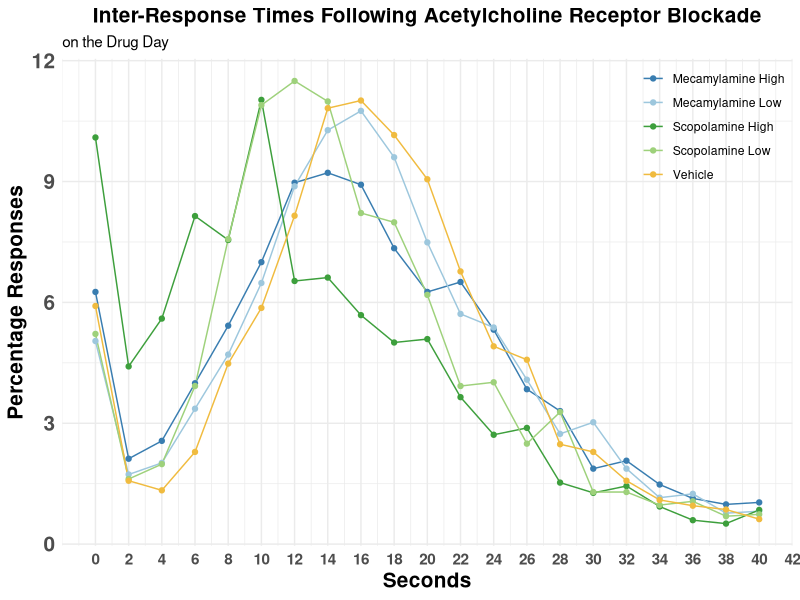
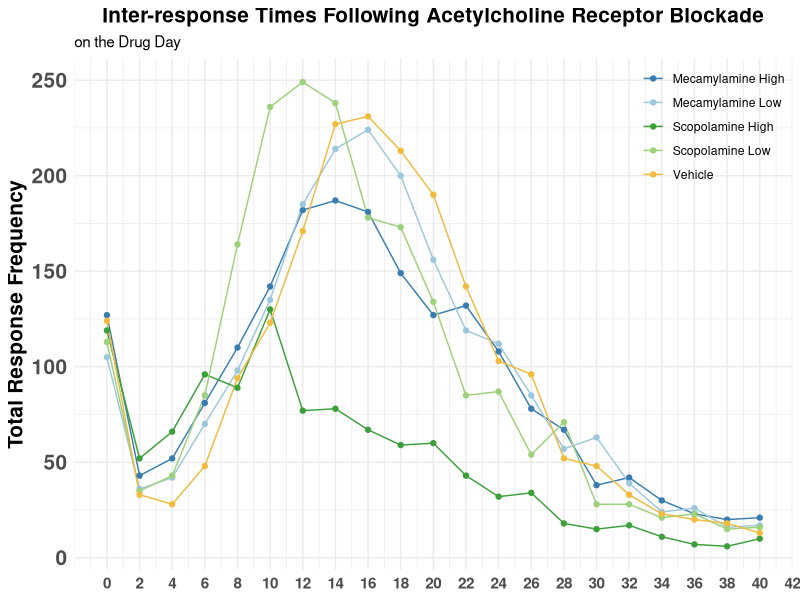
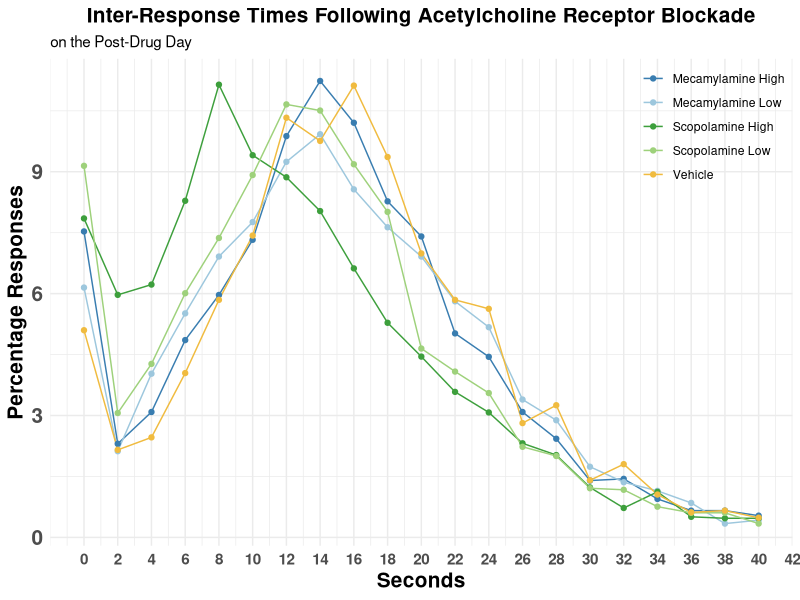
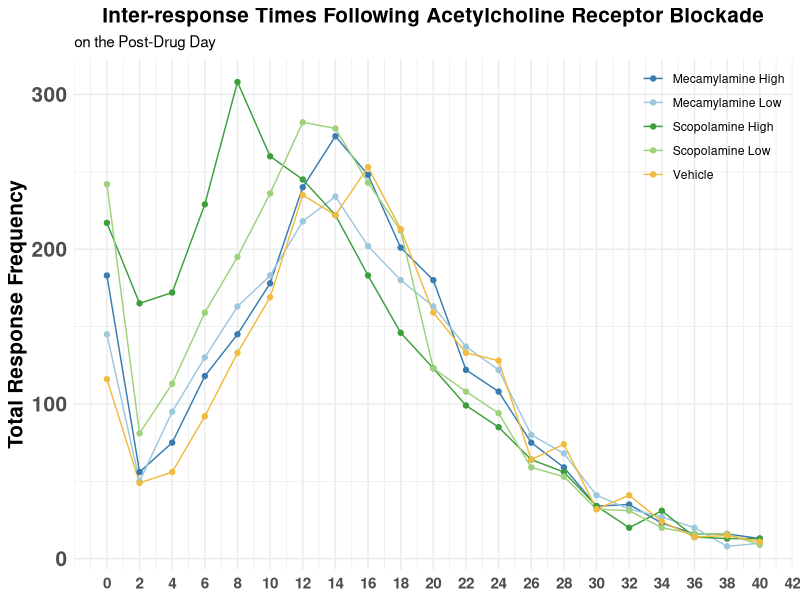
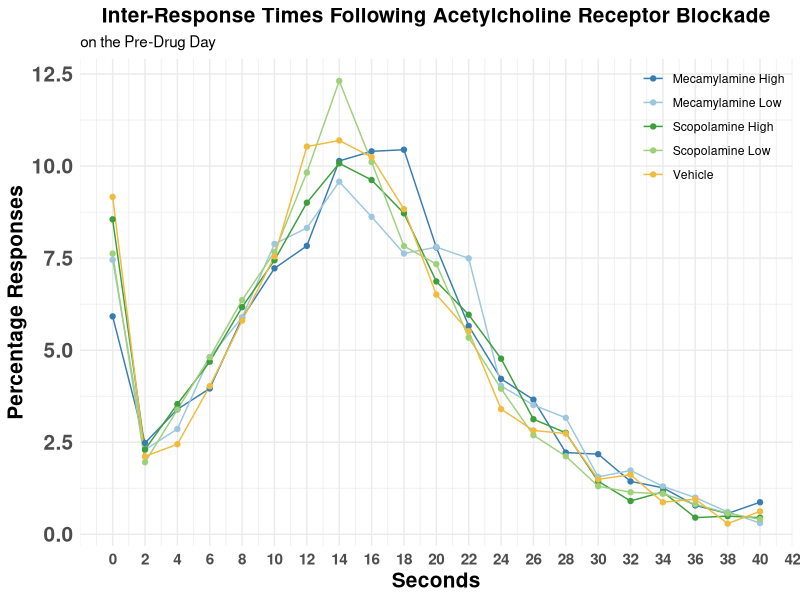
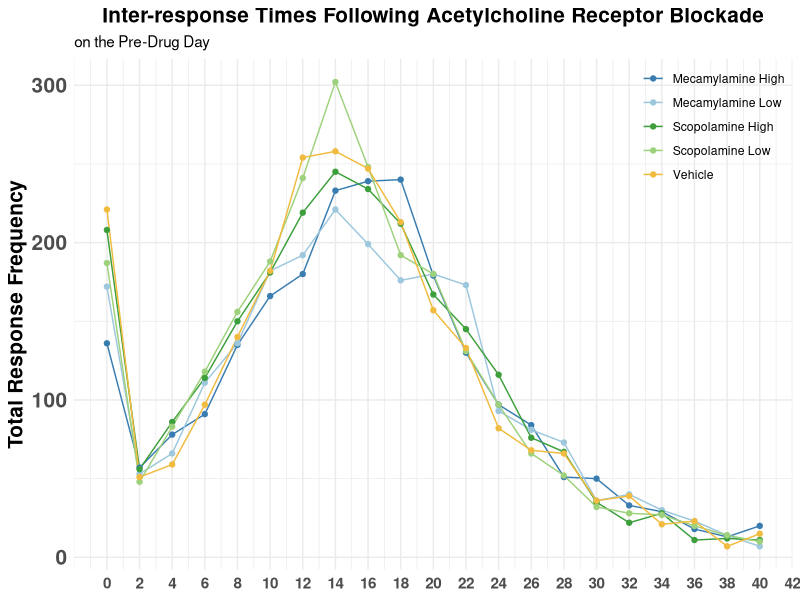

Generate these figures, in order, with R:
## ---- chunk 1
library(readxl)
library(tidyverse)

IM_DD1_ArrayC_clean <- read_excel("data/fyp/IRT/IM_DD1_ArrayC_clean.xlsx")
IM_DD2_ArrayC_clean <- read_excel("data/fyp/IRT/IM_DD2_ArrayC_clean.xlsx")
IM_DD3_ArrayC_clean <- read_excel("data/fyp/IRT/IM_DD3_ArrayC_clean.xlsx")
IM_DD4_ArrayC_clean <- read_excel("data/fyp/IRT/IM_DD4_ArrayC_clean.xlsx")
IM_DD5_ArrayC_clean <- read_excel("data/fyp/IRT/IM_DD5_ArrayC_clean.xlsx")
## ---- chunk 2
# combine Carray data from all five days
IM_Carray_all_clean <- bind_rows(IM_DD1_ArrayC_clean, IM_DD2_ArrayC_clean, IM_DD3_ArrayC_clean, IM_DD4_ArrayC_clean, IM_DD5_ArrayC_clean)

# check the dataset to make sure there's no wierd rows
table(IM_Carray_all_clean$Subject)
IM_Carray_all_clean %>%
  count(Carray == 0)

# all looks good! Now change the column name to something more intuitive
IM_Carray_all_clean <- IM_Carray_all_clean %>%
  rename(
    Day = Experiment
  )
## ---- chunk 3
IM_Carray_all_clean$Drug <- ifelse(IM_Carray_all_clean$Drug %in% c("M_HI", "MEC_HI", "MEC-HI"), "M_HIGH", IM_Carray_all_clean$Drug)
IM_Carray_all_clean$Drug <- ifelse(IM_Carray_all_clean$Drug %in% c("M_LO", "MEC_LO", "MEC-LO", "MEC-LOW"), "M_LOW", IM_Carray_all_clean$Drug)
IM_Carray_all_clean$Drug <- ifelse(IM_Carray_all_clean$Drug %in% c("S_HI", "SCOP_HI", "SCOP-HI"), "S_HIGH", IM_Carray_all_clean$Drug)
IM_Carray_all_clean$Drug <- ifelse(IM_Carray_all_clean$Drug %in% c("S_LO", "SCOP_LO", "SCOP-LOW", "SCP-LOW", "SCOP-LO"), "S_LOW", IM_Carray_all_clean$Drug)

# exclude IM10, who had some brain damage per histology
IM_Carray_all_clean <- IM_Carray_all_clean %>%
  filter(Subject != "IM10")

# check
table(IM_Carray_all_clean$Drug)
## ---- chunk 4
# Separate the 'Carray' column into 'Time' and 'Event.'
IM_Carray_all_clean <- IM_Carray_all_clean %>%
  separate(Carray, into = c("Time", "Event"), sep = "\\.")

IM_Carray_all_clean$Time <- as.numeric(IM_Carray_all_clean$Time)
IM_Carray_all_clean$Time <- IM_Carray_all_clean$Time / 100

# check again, there should be no 4 in the Event row
table(IM_Carray_all_clean$Event)
# looks good!

# now export the dataset for future use
write_rds(IM_Carray_all_clean, "data/fyp/IM_Carray_all_clean.rds")

# most importantly! We need to filter out all rows that are not lever presses! Forgetting to do so before caused me to plot the wrong plot! Because I treated all events as lever presses!
IM_Carray_all_clean <- IM_Carray_all_clean %>%
  filter(Event == 1)
## ---- chunk 5
#calculate the inter-response time
IM_Carray_all_clean <- IM_Carray_all_clean %>%
  group_by(Subject, Day) %>%
  mutate(Interval = c(0, diff(Time))) %>%
  ungroup()

# check if there is any weird data points 
IM_Carray_all_clean %>%
  filter(Interval < 0) %>%
  count()
# looks good! no negative intervals!
IM_Carray_all_clean %>%
  filter(Interval == 0) %>%
  count()
# a lot of 0s, but I guess it makes sense that sometimes rats press levers a few times in a row

# examines intervals descriptively
interval_count <- IM_Carray_all_clean %>%
  group_by(Drug) %>%
  mutate(Interval = round(Interval)) %>%
  count(Interval)
## ---- chunk 6
# Create bins for intervals with a width of 2
IM_Carray_all_clean <- IM_Carray_all_clean %>%
  mutate(IntervalBin = floor(Interval / 2) * 2)  # Creates bins of width 2

# Calculate frequency of intervals within each bin and drug condition
bins <- IM_Carray_all_clean %>%
  group_by(Drug, IntervalBin) %>%
  summarise(Frequency = n(), .groups = "drop")

# calculate percentage
bins <- bins %>%
  group_by(Drug) %>%
  mutate(Percentage = Frequency / sum(Frequency) * 100)  # Calculate percentage
## ---- chunk 7
# Create the percentage plot
bins %>%
  filter(IntervalBin <= 40) %>%
ggplot(aes(x = IntervalBin, y = Percentage, color = Drug, group = Drug)) +
  geom_line() +  # Add lines to the plot
  geom_point() +  # Optionally add points to show the frequency at each bin
  labs(
    title = "Inter-Response Times Following Acetylcholine Receptor Blockade",
    subtitle = "on the Drug Day",
    x = "Seconds",
    y = "Percentage Responses",
    color = NULL
  ) +
  scale_color_manual(
    values = c("M_HIGH" = "#397DB0", "M_LOW" = "#9DC7DD", "VEH" = "#f0bb3f", 
               "S_LOW" = "#9ED17B", "S_HIGH" = "#3D9F3C"),  # Custom colors
    labels = c("M_HIGH" = "Mecamylamine High", 
               "M_LOW" = "Mecamylamine Low", 
               "VEH" = "Vehicle", 
               "S_LOW" = "Scopolamine Low", 
               "S_HIGH" = "Scopolamine High")
  ) +
  theme_minimal() +
  scale_x_continuous(breaks = seq(min(bins$IntervalBin), max(bins$IntervalBin), by = 2)) +  # Set x-axis breaks at intervals of 2
  theme(
    legend.position = c(1, 1),  # Position the legend at the top-right corner
    legend.justification = c(1, 1),  # Align the legend to the top-right corner
    axis.text.x = element_text(size = 11, face = "bold"), 
    axis.text.y = element_text(size = 15, face = "bold"),  
    axis.title.x = element_text(face = "bold", size = 15), 
    axis.title.y = element_text(face = "bold", size = 15), 
    plot.title = element_text(hjust = 0.5, size = 15, face = "bold")
  )

# Create the Frequency plot
bins %>%
  filter(IntervalBin <= 40) %>%
ggplot(aes(x = IntervalBin, y = Frequency, color = Drug, group = Drug)) +
  geom_line() +  # Add lines to the plot
  geom_point() +  # Optionally add points to show the frequency at each bin
  labs(
    title = "Inter-response Times Following Acetylcholine Receptor Blockade",
    subtitle = "on the Drug Day",
    x = NULL,
    y = "Total Response Frequency",
    color = NULL
  ) +
  scale_color_manual(
    values = c("M_HIGH" = "#397DB0", "M_LOW" = "#9DC7DD", "VEH" = "#f0bb3f", 
               "S_LOW" = "#9ED17B", "S_HIGH" = "#3D9F3C"),  # Custom colors
    labels = c("M_HIGH" = "Mecamylamine High", 
               "M_LOW" = "Mecamylamine Low", 
               "VEH" = "Vehicle", 
               "S_LOW" = "Scopolamine Low", 
               "S_HIGH" = "Scopolamine High")
  ) +
  theme_minimal() +
  scale_x_continuous(breaks = seq(min(bins$IntervalBin), max(bins$IntervalBin), by = 2)) +  # Set x-axis breaks at intervals of 2
  theme(
    legend.position = c(1, 1),  # Position the legend at the top-right corner
    legend.justification = c(1, 1),  # Align the legend to the top-right corner
    axis.text.x = element_text(size = 11, face = "bold"), 
    axis.text.y = element_text(size = 15, face = "bold"),  
    axis.title.x = element_text(face = "bold", size = 15), 
    axis.title.y = element_text(face = "bold", size = 15), 
    plot.title = element_text(hjust = 0.5, size = 15, face = "bold")
  )
## ---- chunk 8
IM_postDD1_ArrayC_clean <- read_excel("data/fyp/IRT/post_injection_day/IM_IRTdata_3_21_25_clean.xlsx")
IM_postDD2_ArrayC_clean <- read_excel("data/fyp/IRT/post_injection_day/IM_IRTdata_3_24_25_clean.xlsx")
IM_postDD3_ArrayC_clean <- read_excel("data/fyp/IRT/post_injection_day/IM_IRTdata_3_27_25_clean.xlsx")
IM_postDD4_ArrayC_clean <- read_excel("data/fyp/IRT/post_injection_day/IM_IRTdata_4_02_25_clean.xlsx")
IM_postDD5_ArrayC_clean <- read_excel("data/fyp/IRT/post_injection_day/IM_IRTdata_4_06_25_clean.xlsx")
IM_schedule <- read_excel("data/fyp/IM_DD_Schedule.xlsx", 
    skip = 3, n_max = 12)
## ---- chunk 9
# add a column of day
IM_postDD1_ArrayC_clean <- IM_postDD1_ArrayC_clean %>% mutate(DD = "DD1")
IM_postDD2_ArrayC_clean <- IM_postDD2_ArrayC_clean %>% mutate(DD = "DD2")
IM_postDD3_ArrayC_clean <- IM_postDD3_ArrayC_clean %>% mutate(DD = "DD3")
IM_postDD4_ArrayC_clean <- IM_postDD4_ArrayC_clean %>% mutate(DD = "DD4")
IM_postDD5_ArrayC_clean <- IM_postDD5_ArrayC_clean %>% mutate(DD = "DD5")

# combine Carray data from all five days
IM_postDD_Carray_all_clean <- bind_rows(IM_postDD1_ArrayC_clean, IM_postDD2_ArrayC_clean, IM_postDD3_ArrayC_clean, IM_postDD4_ArrayC_clean, IM_postDD5_ArrayC_clean)

# check the dataset to make sure there's no weird rows
table(IM_postDD_Carray_all_clean$Subject)
IM_postDD_Carray_all_clean %>%
  count(Carray == 0)

# IM_schedule wide to long
IM_schedule <- pivot_longer(
  IM_schedule,
  cols = starts_with("DD"),
  names_to = "DD",
  values_to = "Drug"
)

# change column name Rat to Subject
IM_schedule <- IM_schedule %>%
  rename(
    Subject = Rat
  )

# combine IM_schedule with IM_postDD1_ArrayC_clean
IM_postDD_Carray_all_clean <- left_join(
  IM_postDD_Carray_all_clean %>% select(-Drug),  # Drop Drug from IM_postDD_Carray_all_clean
  IM_schedule,
  by = c("Subject", "DD")
)

# exclude IM10, who had some brain damage per histology
IM_postDD_Carray_all_clean <- IM_postDD_Carray_all_clean %>%
  filter(Subject != "IM10")

# check
table(IM_postDD_Carray_all_clean$Drug)
## ---- chunk 10
# Separate the 'Carray' column into 'Time' and 'Event.'
IM_postDD_Carray_all_clean <- IM_postDD_Carray_all_clean %>%
  separate(Carray, into = c("Time", "Event"), sep = "\\.")

IM_postDD_Carray_all_clean$Time <- as.numeric(IM_postDD_Carray_all_clean$Time)
IM_postDD_Carray_all_clean$Time <- IM_postDD_Carray_all_clean$Time / 100

# check again, there should be no 4 in the Event row
table(IM_postDD_Carray_all_clean$Event)
# looks good!

# now export the dataset for future use
write_rds(IM_postDD_Carray_all_clean, "data/fyp/IM_postDD_Carray_all_clean.rds")

# most importantly! We need to filter out all rows that are not lever presses! Forgetting to do so before caused me to plot the wrong plot! Because I treated all events as lever presses!
IM_postDD_Carray_all_clean <- IM_postDD_Carray_all_clean %>%
  filter(Event == 1)
## ---- chunk 11
#calculate the inter-response time
IM_postDD_Carray_all_clean <- IM_postDD_Carray_all_clean %>%
  group_by(Subject, DD) %>%
  mutate(Interval = c(0, diff(Time))) %>%
  ungroup()

# check if there is any weird data points 
IM_postDD_Carray_all_clean %>%
  filter(Interval < 0) %>%
  count()
# looks good! no negative intervals!
IM_postDD_Carray_all_clean %>%
  filter(Interval == 0) %>%
  count()
# a lot of 0s, but I guess it makes sense that sometimes rats press levers a few times in a row

# examines intervals descriptively
interval_count <- IM_postDD_Carray_all_clean %>%
  group_by(Drug) %>%
  mutate(Interval = round(Interval)) %>%
  count(Interval)
## ---- chunk 12
# Create bins for intervals with a width of 2
IM_postDD_Carray_all_clean <- IM_postDD_Carray_all_clean %>%
  mutate(IntervalBin = floor(Interval / 2) * 2)  # Creates bins of width 2

# Calculate frequency of intervals within each bin and drug condition
bins <- IM_postDD_Carray_all_clean %>%
  group_by(Drug, IntervalBin) %>%
  summarise(Frequency = n(), .groups = "drop")

# calculate percentage
bins <- bins %>%
  group_by(Drug) %>%
  mutate(Percentage = Frequency / sum(Frequency) * 100)  # Calculate percentage
## ---- chunk 13
# Create the percentage plot
bins %>%
  filter(IntervalBin <= 40) %>%
ggplot(aes(x = IntervalBin, y = Percentage, color = Drug, group = Drug)) +
  geom_line() +  # Add lines to the plot
  geom_point() +  # Optionally add points to show the frequency at each bin
  labs(
    title = "Inter-Response Times Following Acetylcholine Receptor Blockade",
    subtitle = "on the Post-Drug Day",
    x = "Seconds",
    y = "Percentage Responses",
    color = NULL
  ) +
  scale_color_manual(
    values = c("M_HIGH" = "#397DB0", "M_LOW" = "#9DC7DD", "VEH" = "#f0bb3f", 
               "S_LOW" = "#9ED17B", "S_HIGH" = "#3D9F3C"),  # Custom colors
    labels = c("M_HIGH" = "Mecamylamine High", 
               "M_LOW" = "Mecamylamine Low", 
               "VEH" = "Vehicle", 
               "S_LOW" = "Scopolamine Low", 
               "S_HIGH" = "Scopolamine High")
  ) +
  theme_minimal() +
  scale_x_continuous(breaks = seq(min(bins$IntervalBin), max(bins$IntervalBin), by = 2)) +  # Set x-axis breaks at intervals of 2
  theme(
    legend.position = c(1, 1),  # Position the legend at the top-right corner
    legend.justification = c(1, 1),  # Align the legend to the top-right corner
    axis.text.x = element_text(size = 11, face = "bold"), 
    axis.text.y = element_text(size = 15, face = "bold"),  
    axis.title.x = element_text(face = "bold", size = 15), 
    axis.title.y = element_text(face = "bold", size = 15), 
    plot.title = element_text(hjust = 0.5, size = 15, face = "bold")
  )

# Create the Frequency plot
bins %>%
  filter(IntervalBin <= 40) %>%
ggplot(aes(x = IntervalBin, y = Frequency, color = Drug, group = Drug)) +
  geom_line() +  # Add lines to the plot
  geom_point() +  # Optionally add points to show the frequency at each bin
  labs(
    title = "Inter-response Times Following Acetylcholine Receptor Blockade",
    subtitle = "on the Post-Drug Day",
    x = NULL,
    y = "Total Response Frequency",
    color = NULL
  ) +
  scale_color_manual(
    values = c("M_HIGH" = "#397DB0", "M_LOW" = "#9DC7DD", "VEH" = "#f0bb3f", 
               "S_LOW" = "#9ED17B", "S_HIGH" = "#3D9F3C"),  # Custom colors
    labels = c("M_HIGH" = "Mecamylamine High", 
               "M_LOW" = "Mecamylamine Low", 
               "VEH" = "Vehicle", 
               "S_LOW" = "Scopolamine Low", 
               "S_HIGH" = "Scopolamine High")
  ) +
  theme_minimal() +
  scale_x_continuous(breaks = seq(min(bins$IntervalBin), max(bins$IntervalBin), by = 2)) +  # Set x-axis breaks at intervals of 2
  theme(
    legend.position = c(1, 1),  # Position the legend at the top-right corner
    legend.justification = c(1, 1),  # Align the legend to the top-right corner
    axis.text.x = element_text(size = 11, face = "bold"), 
    axis.text.y = element_text(size = 15, face = "bold"),  
    axis.title.x = element_text(face = "bold", size = 15), 
    axis.title.y = element_text(face = "bold", size = 15), 
    plot.title = element_text(hjust = 0.5, size = 15, face = "bold")
  )
## ---- chunk 14
IM_preDD1_ArrayC_clean <- read_excel("data/fyp/IRT/pre-injectionday/IM_IRTdata_3_19_25_clean.xlsx")
IM_preDD2_ArrayC_clean <- read_excel("data/fyp/IRT/pre-injectionday/IM_IRTdata_3_22_25_clean.xlsx")
IM_preDD3_ArrayC_clean <- read_excel("data/fyp/IRT/pre-injectionday/IM_IRTdata_3_25_25_clean.xlsx")
IM_preDD4_ArrayC_clean <- read_excel("data/fyp/IRT/pre-injectionday/IM_IRTdata_3_31_25_clean.xlsx")
IM_preDD5_ArrayC_clean <- read_excel("data/fyp/IRT/pre-injectionday/IM_IRTdata_4_04_25_clean.xlsx")
## ---- chunk 15
# add a column of day
IM_preDD1_ArrayC_clean <- IM_preDD1_ArrayC_clean %>% mutate(DD = "DD1")
IM_preDD2_ArrayC_clean <- IM_preDD2_ArrayC_clean %>% mutate(DD = "DD2")
IM_preDD3_ArrayC_clean <- IM_preDD3_ArrayC_clean %>% mutate(DD = "DD3")
IM_preDD4_ArrayC_clean <- IM_preDD4_ArrayC_clean %>% mutate(DD = "DD4")
IM_preDD5_ArrayC_clean <- IM_preDD5_ArrayC_clean %>% mutate(DD = "DD5")

# combine Carray data from all five days
IM_preDD_Carray_all_clean <- bind_rows(IM_preDD1_ArrayC_clean, IM_preDD2_ArrayC_clean, IM_preDD3_ArrayC_clean, IM_preDD4_ArrayC_clean, IM_preDD5_ArrayC_clean)

# check the dataset to make sure there's no weird rows
table(IM_preDD_Carray_all_clean$Subject)
IM_preDD_Carray_all_clean %>%
  count(Carray == 0)

# combine IM_schedule with IM_postDD1_ArrayC_clean
IM_preDD_Carray_all_clean <- left_join(
  IM_preDD_Carray_all_clean %>% select(-Drug),  # Drop Drug from IM_preDD_Carray_all_clean
  IM_schedule,
  by = c("Subject", "DD")
)

# exclude IM10, who had some brain damage per histology
IM_preDD_Carray_all_clean <- IM_preDD_Carray_all_clean %>%
  filter(Subject != "IM10")

# check
table(IM_preDD_Carray_all_clean$Drug)
## ---- chunk 16
# Separate the 'Carray' column into 'Time' and 'Event.'
IM_preDD_Carray_all_clean <- IM_preDD_Carray_all_clean %>%
  separate(Carray, into = c("Time", "Event"), sep = "\\.")

IM_preDD_Carray_all_clean$Time <- as.numeric(IM_preDD_Carray_all_clean$Time)
IM_preDD_Carray_all_clean$Time <- IM_preDD_Carray_all_clean$Time / 100

# check again, there should be no 4 in the Event row
table(IM_preDD_Carray_all_clean$Event)
# looks good!

# now export the dataset for future use
write_rds(IM_preDD_Carray_all_clean, "data/fyp/IM_preDD_Carray_all_clean.rds")

# most importantly! We need to filter out all rows that are not lever presses! Forgetting to do so before caused me to plot the wrong plot! Because I treated all events as lever presses!
IM_preDD_Carray_all_clean <- IM_preDD_Carray_all_clean %>%
  filter(Event == 1)
## ---- chunk 17
#calculate the inter-response time
IM_preDD_Carray_all_clean <- IM_preDD_Carray_all_clean %>%
  group_by(Subject, DD) %>%
  mutate(Interval = c(0, diff(Time))) %>%
  ungroup()

# check if there is any weird data points 
IM_preDD_Carray_all_clean %>%
  filter(Interval < 0) %>%
  count()
# looks good! no negative intervals!
IM_preDD_Carray_all_clean %>%
  filter(Interval == 0) %>%
  count()
# a lot of 0s, but I guess it makes sense that sometimes rats press levers a few times in a row

# examines intervals descriptively
interval_count <- IM_preDD_Carray_all_clean %>%
  group_by(Drug) %>%
  mutate(Interval = round(Interval)) %>%
  count(Interval)
## ---- chunk 18
# Create bins for intervals with a width of 2
IM_preDD_Carray_all_clean <- IM_preDD_Carray_all_clean %>%
  mutate(IntervalBin = floor(Interval / 2) * 2)  # Creates bins of width 2

# Calculate frequency of intervals within each bin and drug condition
bins <- IM_preDD_Carray_all_clean %>%
  group_by(Drug, IntervalBin) %>%
  summarise(Frequency = n(), .groups = "drop")

# calculate percentage
bins <- bins %>%
  group_by(Drug) %>%
  mutate(Percentage = Frequency / sum(Frequency) * 100)  # Calculate percentage
## ---- chunk 19
# Create the percentage plot
bins %>%
  filter(IntervalBin <= 40) %>%
ggplot(aes(x = IntervalBin, y = Percentage, color = Drug, group = Drug)) +
  geom_line() +  # Add lines to the plot
  geom_point() +  # Optionally add points to show the frequency at each bin
  labs(
    title = "Inter-Response Times Following Acetylcholine Receptor Blockade",
    subtitle = "on the Pre-Drug Day",
    x = "Seconds",
    y = "Percentage Responses",
    color = NULL
  ) +
  scale_color_manual(
    values = c("M_HIGH" = "#397DB0", "M_LOW" = "#9DC7DD", "VEH" = "#f0bb3f", 
               "S_LOW" = "#9ED17B", "S_HIGH" = "#3D9F3C"),  # Custom colors
    labels = c("M_HIGH" = "Mecamylamine High", 
               "M_LOW" = "Mecamylamine Low", 
               "VEH" = "Vehicle", 
               "S_LOW" = "Scopolamine Low", 
               "S_HIGH" = "Scopolamine High")
  ) +
  theme_minimal() +
  scale_x_continuous(breaks = seq(min(bins$IntervalBin), max(bins$IntervalBin), by = 2)) +  # Set x-axis breaks at intervals of 2
  theme(
    legend.position = c(1, 1),  # Position the legend at the top-right corner
    legend.justification = c(1, 1),  # Align the legend to the top-right corner
    axis.text.x = element_text(size = 11, face = "bold"), 
    axis.text.y = element_text(size = 15, face = "bold"),  
    axis.title.x = element_text(face = "bold", size = 15), 
    axis.title.y = element_text(face = "bold", size = 15), 
    plot.title = element_text(hjust = 0.5, size = 15, face = "bold")
  )

# Create the Frequency plot
bins %>%
  filter(IntervalBin <= 40) %>%
ggplot(aes(x = IntervalBin, y = Frequency, color = Drug, group = Drug)) +
  geom_line() +  # Add lines to the plot
  geom_point() +  # Optionally add points to show the frequency at each bin
  labs(
    title = "Inter-response Times Following Acetylcholine Receptor Blockade",
    subtitle = "on the Pre-Drug Day",
    x = NULL,
    y = "Total Response Frequency",
    color = NULL
  ) +
  scale_color_manual(
    values = c("M_HIGH" = "#397DB0", "M_LOW" = "#9DC7DD", "VEH" = "#f0bb3f", 
               "S_LOW" = "#9ED17B", "S_HIGH" = "#3D9F3C"),  # Custom colors
    labels = c("M_HIGH" = "Mecamylamine High", 
               "M_LOW" = "Mecamylamine Low", 
               "VEH" = "Vehicle", 
               "S_LOW" = "Scopolamine Low", 
               "S_HIGH" = "Scopolamine High")
  ) +
  theme_minimal() +
  scale_x_continuous(breaks = seq(min(bins$IntervalBin), max(bins$IntervalBin), by = 2)) +  # Set x-axis breaks at intervals of 2
  theme(
    legend.position = c(1, 1),  # Position the legend at the top-right corner
    legend.justification = c(1, 1),  # Align the legend to the top-right corner
    axis.text.x = element_text(size = 11, face = "bold"), 
    axis.text.y = element_text(size = 15, face = "bold"),  
    axis.title.x = element_text(face = "bold", size = 15), 
    axis.title.y = element_text(face = "bold", size = 15), 
    plot.title = element_text(hjust = 0.5, size = 15, face = "bold")
  )
